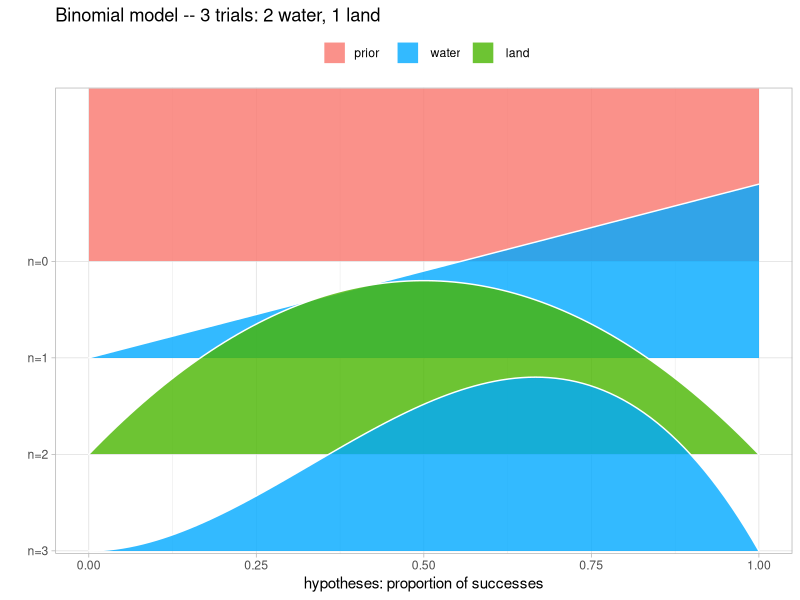
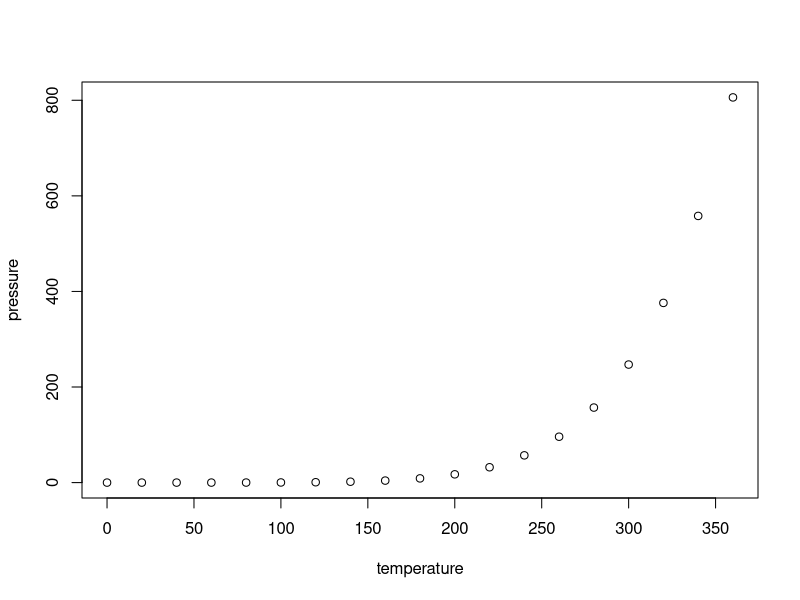

These charts were generated, in order, by the following R code:
## ---- chunk 1
knitr::opts_chunk$set(echo = TRUE)
library( tidyverse )
library( ggridges )
# This function takes a number of successes and failuers coded as a TRUE/FALSE
# or 0/1 vector. This should be given as the data argument.
# The result is a visualization of the how a Beta-Binomial
# model gradualy learns the underlying proportion of successes 
# using this data. The function also returns a sample from the
# posterior distribution that can be further manipulated and inspected.
# The default prior is a Beta(1,1) distribution, but this can be set using the
# prior_prop argument.

# Make sure the packages tidyverse and ggridges are installed, otherwise run:
# install.packages(c("tidyverse", "ggridges"))

# Example usage:
# data <- c(TRUE, FALSE, TRUE, TRUE, FALSE, TRUE, TRUE)
# prop_model(data)
prop_model <- function(data = c(), prior_prop = c(1, 1), n_draws = 10000) {
  library(tidyverse)
  data <- as.logical(data)
  # data_indices decides what densities to plot between the prior and the posterior
  # For 20 datapoints and less we're plotting all of them.
  data_indices <- round(seq(0, length(data), length.out = min(length(data) + 1, 20)))

  # dens_curves will be a data frame with the x & y coordinates for the 
  # denities to plot where x = proportion_success and y = probability
  proportion_success <- c(0, seq(0, 1, length.out = 100), 1)
  dens_curves <- map_dfr(data_indices, function(i) {
    value <- ifelse(i == 0, "Prior", ifelse(data[i], "Success", "Failure"))
    label <- paste0("n=", i)
    probability <- dbeta(proportion_success,
                         prior_prop[1] + sum(data[seq_len(i)]),
                         prior_prop[2] + sum(!data[seq_len(i)]))
    probability <- probability / max(probability)
    tibble(value, label, proportion_success, probability)
  })
  # Turning label and value into factors with the right ordering for the plot
  dens_curves$label <- fct_rev(factor(dens_curves$label, levels =  paste0("n=", data_indices )))
  dens_curves$value <- factor(dens_curves$value, levels = c("Prior", "Success", "Failure"))

  p <- ggplot(dens_curves, aes(x = proportion_success, y = label, height = probability, fill = value)) +
    ggridges::geom_density_ridges(stat="identity", color = "white", alpha = 0.8,
    panel_scaling = TRUE, size = 1) +
    scale_y_discrete("", expand = c(0.01, 0)) +
    scale_x_continuous("hypotheses: proportion of successes") +
    scale_fill_manual(values = hcl(c(15, 240, 120), 100, 65) , name = "", drop = FALSE,
    labels =  c("prior   ", " water ", " land ")) +
    ggtitle(paste0(
      "Binomial model -- ", sum(data)+sum(!data)," trials: ", sum(data),  " water, " , sum(!data), " land")) +
    theme_light() +
    theme(legend.position = "top")
  print(p)

  # hcl(120 * 0:2 + 15, 100, 65) c(  "#736F4C", "#68855C" )
  
  # Returning a sample from the posterior distribution that can be further 
  # manipulated and inspected
  posterior_sample <- rbeta(n_draws, prior_prop[1] + sum(data), prior_prop[2] + sum(!data))
  invisible(posterior_sample)
}
## ---- chunk 2
data <- c(TRUE, FALSE, TRUE)
prop_model(data)
## ---- chunk 3
plot(pressure)
